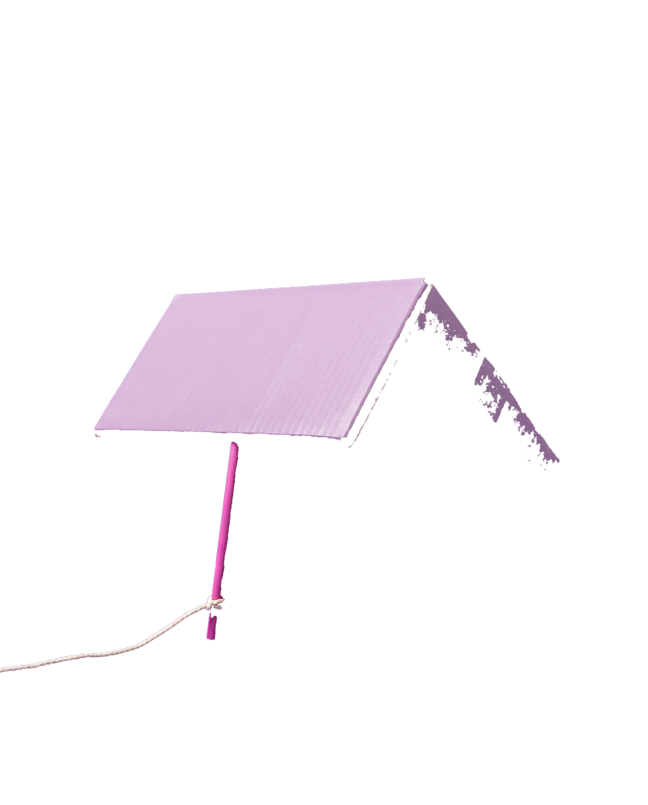
#> input picture Emi/ems-how-to-trap-me/projeto/fotos/frente.png, 1296 x 1609 px, given in place of v2-l56-panoramica.png, which was not available (shown at 1/2 size)
$ python recortes.py
#> lines starting #> are read from the running program, lines starting #| are printed output that depends on the picture; after the words box and inside, x2 and y2 are one past the last pixel; in counts of white or black regions, pixels touching at a corner belong together
# MIAU.LAB · site v2: recortes das fotos por chave de cor (fundos lisos), sem IA de remoção de fundo.
#   gato.png      gato preto da panorâmica (fundo amarelo: pixel escuro)
#   mao-pouch.png mão + pouch Pelo & Pele (fundo amarelo: distância de cor em Lab, sombras amarelas fora)
#   petisco-N.png peixinhos que caem na foto do pouch (componentes pequenos)
#   caixa.png     caixa Mobilidade + cartela (fundo rosa: matiz rosa fora)
import numpy as np
from PIL import Image, ImageFilter
from scipy import ndimage
F = '../post/fotos/'
def lab(a):
    c = np.where(a > 0.04045, ((a + 0.055) / 1.055) ** 2.4, a / 12.92)
    M = np.array([[0.4124, 0.3576, 0.1805], [0.2126, 0.7152, 0.0722], [0.0193, 0.1192, 0.9505]])
    x = c @ M.T; x /= np.array([0.95047, 1, 1.08883]); f = np.where(x > 0.008856, np.cbrt(x), 7.787 * x + 16 / 116)
    return np.stack([116 * f[..., 1] - 16, 500 * (f[..., 0] - f[..., 1]), 200 * (f[..., 1] - f[..., 2])], -1)
def salva(im, m, nome, borda=1.2, larg=None):
    alfa = Image.fromarray((m * 255).astype(np.uint8)).filter(ImageFilter.GaussianBlur(borda)); o = im.copy(); o.putalpha(alfa)
    ys, xs = np.where(m); o = o.crop((max(0, xs.min() - 6), max(0, ys.min() - 6), xs.max() + 6, ys.max() + 6))
    if larg and o.width > larg: o = o.resize((larg, int(o.height * larg / o.width)), Image.LANCZOS)
    o.save('img/' + nome, optimize=True); print(nome, o.size)
def maior(m, minimo=0):
    l, n = ndimage.label(m); t = ndimage.sum(m, l, range(1, n + 1)); return l, t
import os; os.chdir(os.path.dirname(os.path.abspath(__file__)))
# gato preto
im = Image.open(F + 'v2-l56-panoramica.png').convert('RGB'); a = np.asarray(im).astype(float)
m = a.mean(2) < 95; m = ndimage.binary_closing(m, iterations=3); m = ndimage.binary_fill_holes(m); m = ndimage.binary_opening(m, iterations=2)
#> after `m = a.mean(2) < 95`: m: shape (1609, 1296) bool; 91.6% white; 124 black regions (102 under 20 px), largest, box (x1, y1, x2, y2) and area: (187, 554, 858, 882) 149264, (0, 884, 476, 1347) 10031, (948, 713, 1121, 932) 8334
#> after `m = ndimage.binary_closing(m, iterations=3)`: m: shape (1609, 1296) bool; 90.9% white; 9 black regions, largest, box (x1, y1, x2, y2) and area: (187, 556, 857, 881) 149103, (0, 0, 1296, 1609) 27193, (948, 713, 1121, 930) 7964
#> after `m = ndimage.binary_fill_holes(m)`:
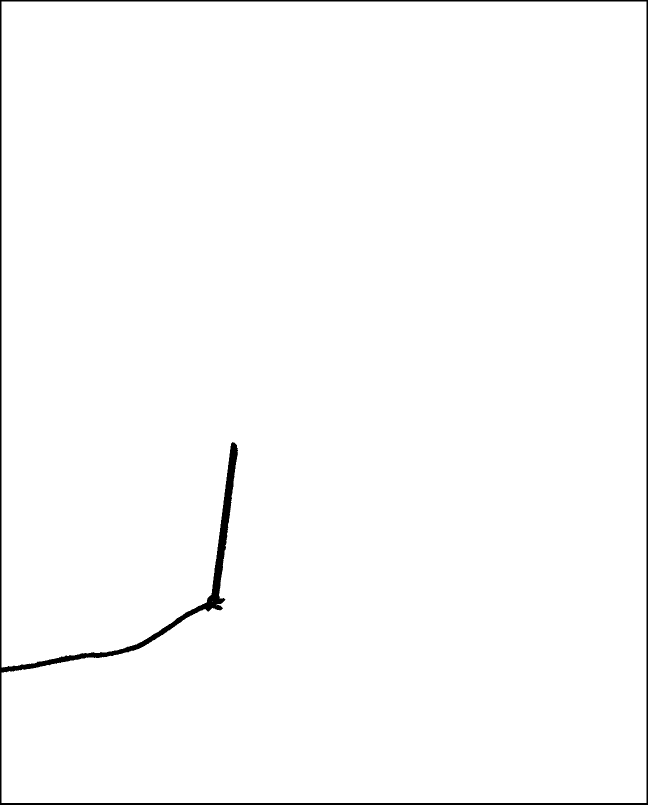
#> m: shape (1609, 1296) bool (shown at 1/2 size); 98.7% white; 1 black region, box (x1, y1, x2, y2) and area: (0, 0, 1296, 1609) 27193
#> after `m = ndimage.binary_opening(m, iterations=2)`: m: shape (1609, 1296) bool; 98.7% white; 1 black region, box (x1, y1, x2, y2) and area: (0, 0, 1296, 1609) 27233
l, t = maior(m); m = l == 1 + int(np.argmax(t)); salva(im, m, 'gato.png', 1.4, 1400)
#> in maior, `l, n = ndimage.label(m)`: n = 1
#> in maior, `t = ndimage.sum(m, l, range(1, n + 1))`: t = [2058031]
#> after `l, t = maior(m)`: t = [2058031]
#| gato.png (1298, 1611)
# mão + pouch e petiscos (fundo amarelo)
im = Image.open(F + 'v2-l3-edicao-b.png').convert('RGB'); L = lab(np.asarray(im).astype(float) / 255)
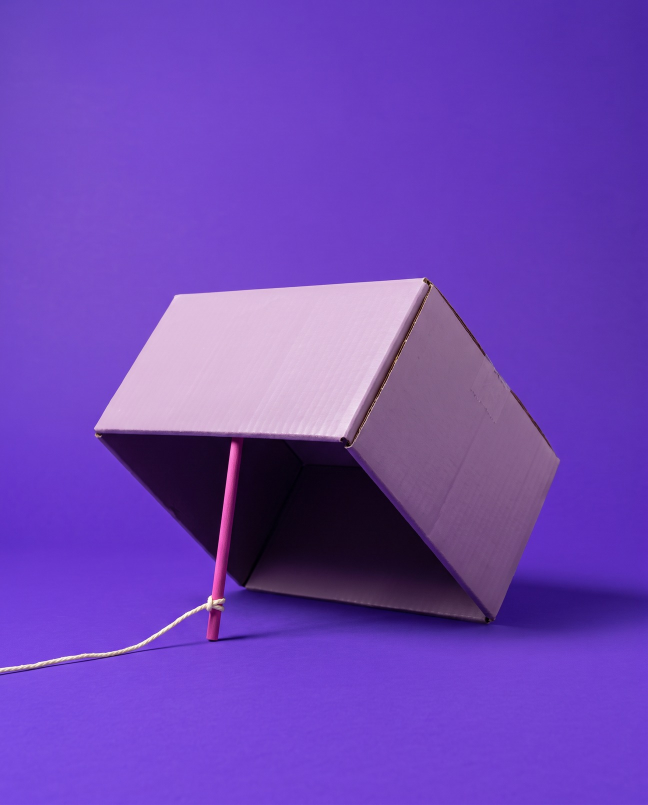
#> input picture Emi/ems-how-to-trap-me/projeto/fotos/fundo.jpg, 1296 x 1609 px, given in place of v2-l3-edicao-b.png, which was not available (shown at 1/2 size)
#> further down, im is the input picture: PIL image 1296x1609 RGB; mean R, G, B 110.6, 69.2, 182
#> after `L = lab(np.asarray(im).astype(float) / 255)`:
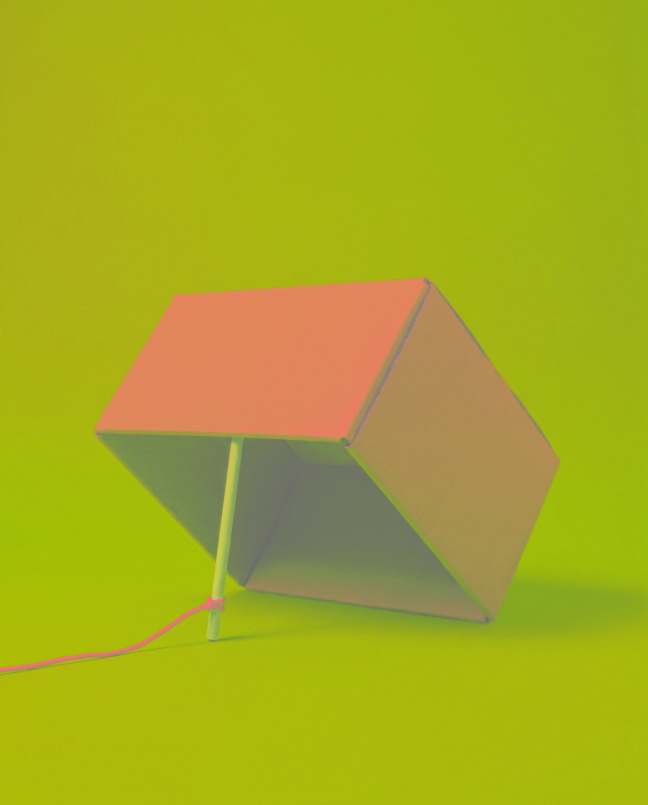
#> L: shape (1609, 1296, 3) float64 (shown at 1/2 size); mean R, G, B 39.7, 42.7, -52.7; drawn with min black and max white
bg = np.median(np.concatenate([L[:20].reshape(-1, 3), L[:, :20].reshape(-1, 3), L[-20:].reshape(-1, 3)]), 0)
#> bg = [40.76, 49.84, -64.47]
hb = np.degrees(np.arctan2(bg[2], bg[1])); h = np.degrees(np.arctan2(L[..., 2], L[..., 1])); C = np.hypot(L[..., 1], L[..., 2])
#> after `hb = np.degrees(np.arctan2(bg[2], bg[1]))`: hb = -52.29
d = np.hypot(L[..., 1] - bg[1], L[..., 2] - bg[2]); amarelo = (np.abs(h - hb) < 9) & (C > 22) & (L[..., 0] > 45)
#> after `amarelo = (np.abs(h - hb) < 9) & (C > 22) & (L[..., 0] > 45)`: amarelo: shape (1609, 1296) bool; 1.7% white; 1541 white regions (1440 under 20 px), largest, box (x1, y1, x2, y2) and area: (0, 1324, 183, 1475) 11053, (0, 1371, 270, 1549) 10948, (187, 555, 848, 862) 1341
m = ((d > 14) | (L[..., 0] < 45)) & ~amarelo; m = ndimage.binary_opening(m, iterations=2); m = ndimage.binary_fill_holes(m)
#> after `m = ndimage.binary_opening(m, iterations=2)`: m: shape (1609, 1296) bool; 97.6% white; 720 black regions (651 under 20 px), largest, box (x1, y1, x2, y2) and area: (0, 1312, 324, 1551) 37032, (0, 1292, 246, 1336) 1862, (187, 555, 848, 862) 1477
#> after `m = ndimage.binary_fill_holes(m)`: m: shape (1609, 1296) bool; 98.1% white; 60 black regions (54 under 20 px), largest, box (x1, y1, x2, y2) and area: (0, 1312, 324, 1550) 36936, (0, 1292, 91, 1336) 1277, (0, 1557, 16, 1579) 187, (90, 1598, 127, 1609) 118, (180, 1600, 204, 1609) 106, (0, 1294, 5, 1306) 29
l, t = maior(m); principal = l == 1 + int(np.argmax(t)); salva(im, principal, 'mao-pouch.png', 1.2, 1100)
#> call 2 of maior, with minimo = 0
#> in maior (call 2), `l, n = ndimage.label(m)`:
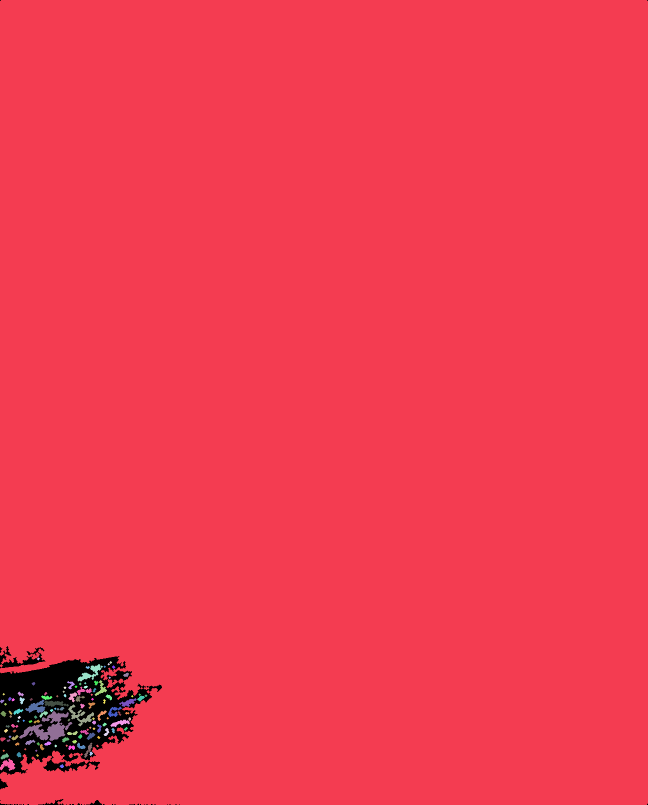
#> l: shape (1609, 1296) int32 (shown at 1/2 size); 119 distinct labels, from 0 to 118; one colour per label, 0 black
#> in maior (call 2), `l, n = ndimage.label(m)`: n = 118
#> in maior (call 2), `t = ndimage.sum(m, l, range(1, n + 1))`: t = 118 values, max 2035190 at index 0, min 13 at index 3, mean 17343.1
#| mao-pouch.png (1100, 1364)
k = 0
for i, tam in enumerate(t):
    if 2500 < tam < 60000 and i + 1 != 1 + int(np.argmax(t)):
        mm = ndimage.binary_dilation(l == i + 1, iterations=1); k += 1; salva(im, mm, f'petisco-{k}.png', 1.0, 260)
#> this loop made 118 passes
#> tam on passes 1 to 12: 2035190, 21, 18, 13, 588, 13, 28, 31, 65, 13, 251, 53
#> after the loop, k = 0
# caixa (fundo rosa)
im = Image.open(F + 'v2-l7-caixa.png').convert('RGB'); L = lab(np.asarray(im).astype(float) / 255)
bg = np.median(np.concatenate([L[:20].reshape(-1, 3), L[:, :20].reshape(-1, 3)]), 0); print('rosa', bg.round(1))
#> after `bg = np.median(np.concatenate([L[:20].reshape(-1, 3), L[:, :20].reshap`: bg = [39.98, 47.96, -62.79]
#| rosa [ 40.   48.  -62.8]
d = np.hypot(L[..., 1] - bg[1], L[..., 2] - bg[2]); h = np.degrees(np.arctan2(L[..., 2], L[..., 1])); hb = np.degrees(np.arctan2(bg[2], bg[1]))
#> after `d = np.hypot(L[..., 1] - bg[1], L[..., 2] - bg[2])`:
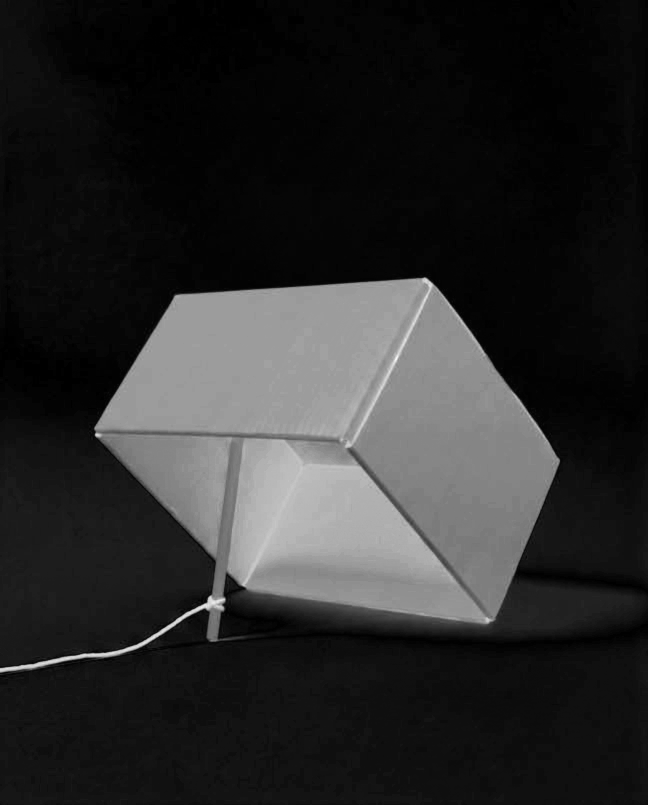
#> d: shape (1609, 1296) float64 (shown at 1/2 size); min 0.0266, max 98.02, mean 16.3; drawn with min black and max white
#> after `hb = np.degrees(np.arctan2(bg[2], bg[1]))`: hb = -52.63
C = np.hypot(L[..., 1], L[..., 2]); rosa = (np.abs(h - hb) < 14) & (C > 10) & (L[..., 0] > 50)
#> after `rosa = (np.abs(h - hb) < 14) & (C > 10) & (L[..., 0] > 50)`: rosa: shape (1609, 1296) bool; 0.13% white in thin lines or dots, all inside (x1, y1, x2, y2) = (0, 555, 1119, 1345)
m = ((d > 12) | (L[..., 0] < 40)) & ~rosa; m = ndimage.binary_opening(m, iterations=2); m = ndimage.binary_fill_holes(m)
#> after `m = ((d > 12) | (L[..., 0] < 40)) & ~rosa`: m: shape (1609, 1296) bool; 58.9% white; 1425 black regions (1350 under 20 px), largest, box (x1, y1, x2, y2) and area: (0, 0, 857, 892) 426194, (0, 1278, 1296, 1609) 377746, (0, 1165, 393, 1337) 41452
#> after `m = ndimage.binary_opening(m, iterations=2)`: m: shape (1609, 1296) bool; 57.6% white; 532 black regions (482 under 20 px), largest, box (x1, y1, x2, y2) and area: (0, 0, 857, 953) 438409, (0, 1226, 1296, 1609) 396890, (0, 1164, 393, 1339) 44017
#> after `m = ndimage.binary_fill_holes(m)`: m: shape (1609, 1296) bool; 57.9% white; 20 black regions (15 under 20 px), largest, box (x1, y1, x2, y2) and area: (0, 0, 855, 928) 437971, (0, 1226, 1296, 1609) 396637, (0, 1164, 391, 1339) 44000, (1171, 1604, 1184, 1609) 30, (431, 0, 438, 8) 22
l, t = maior(m); m = np.isin(l, 1 + np.where(t > 6000)[0]); salva(im, m, 'caixa.png', 1.2, 1000)
#> call 3 of maior, with minimo = 0
#> in maior (call 3), `l, n = ndimage.label(m)`:
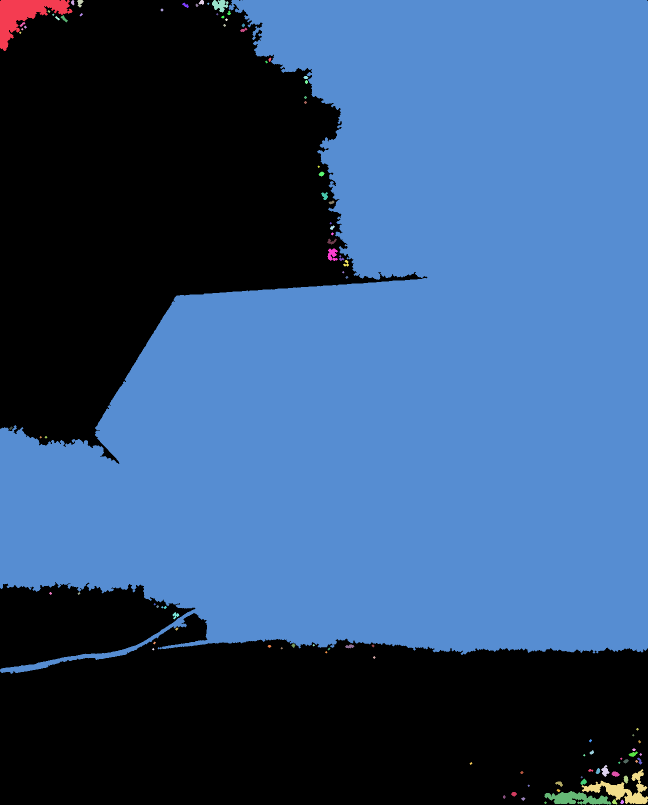
#> l: shape (1609, 1296) int32 (shown at 1/2 size); 102 distinct labels, from 0 to 101; one colour per label, 0 black
#> in maior (call 3), `l, n = ndimage.label(m)`: n = 101
#> in maior (call 3), `t = ndimage.sum(m, l, range(1, n + 1))`: t = 101 values, max 1190790 at index 5, min 13 at index 7, mean 11945.8
#> after `m = np.isin(l, 1 + np.where(t > 6000)[0])`: m: shape (1609, 1296) bool; 57.1% white; 6 black regions (3 under 20 px), largest, box (x1, y1, x2, y2) and area: (0, 0, 855, 928) 446562, (0, 1226, 1296, 1609) 403696, (0, 1164, 391, 1339) 44208
#> call 3 of salva, with nome = 'caixa.png', borda = 1.2, larg = 1000
#> in salva (call 3), `o = o.crop((max(0, xs.min() - 6), max(0, ys.min() - 6), xs.max() + 6, `:
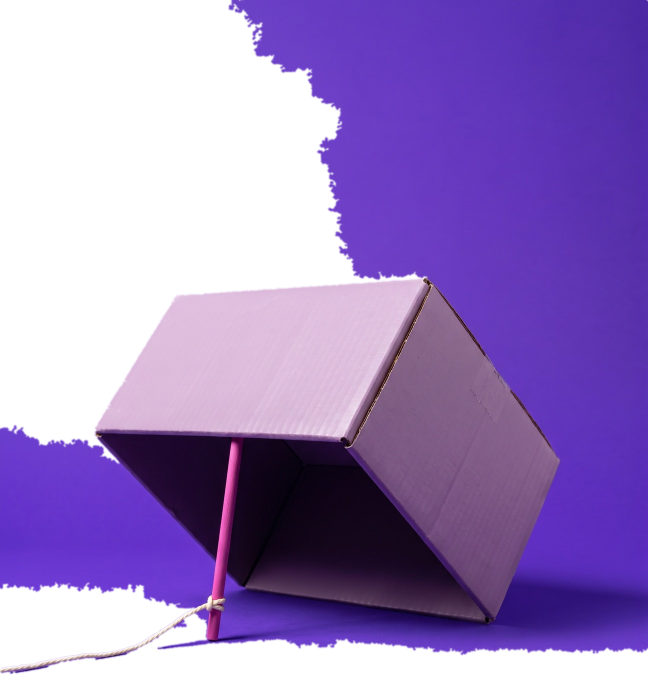
#> o: PIL image 1301x1353 RGBA (shown at 1/2 size); mean R, G, B, A 109, 68.9, 175.2, 172.5; transparent parts drawn white
#| caixa.png (1000, 1039)
